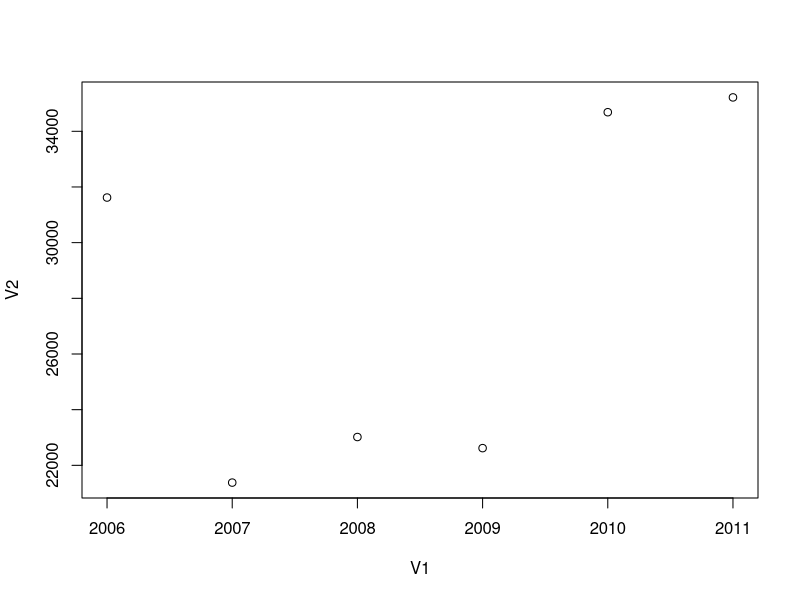

Source code (R):
#Cago
#Lincoln-Peterson
setwd("~/GitHub/RMark")
dat <- read.csv("cago_cap_history.csv")

Nhat <- as.data.frame(matrix(ncol=2, nrow=(2011-2005)))
Nhat[,1] <- seq(2006,2011)

for(i in 1:6){
    Nhat[i,2] <- sum(dat[,(i+3)])* # captures in year i + 3
                  sum(dat[,(i+4)])/ # captures in year i + 4
                    sum(ifelse(dat[,(i+3)]&dat[,(i+4)]==1,1,0)) # captures which were captured in both years
}

# resulting equation is captures in year i times captures in year i+1 divided by the number of birds captured in both years

plot(Nhat)

write.csv(Nhat, "cago_nhat_lincoln_peterson.csv")
